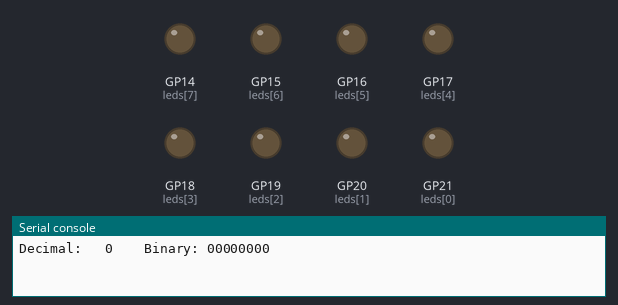
Recording of a program running on a simulated Raspberry Pi Pico running MicroPython. Shown: output pins drawn as LEDs (lit = HIGH), the last lines printed to the serial console.

Above: at 0.05 s.
At 4.98 s:
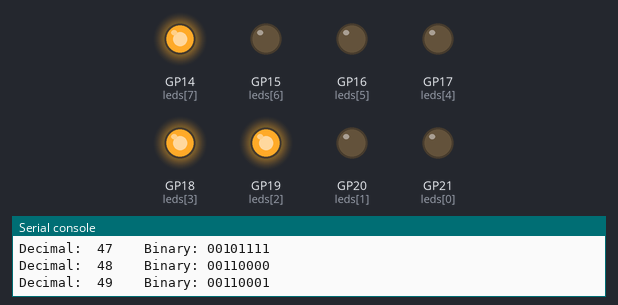
At 10.01 s:
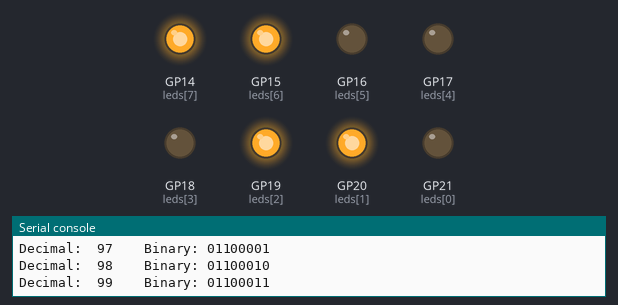
At 17.45 s:
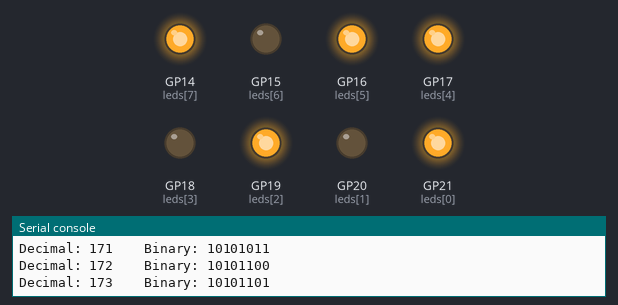
At 24.9 s:
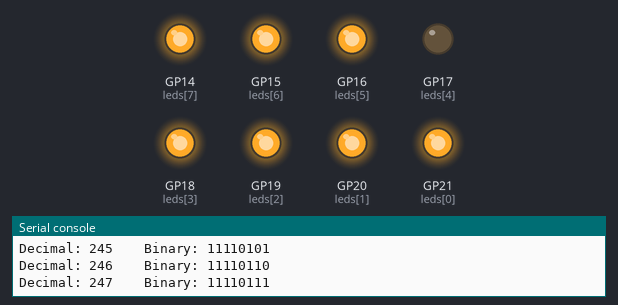
At 39.89 s:
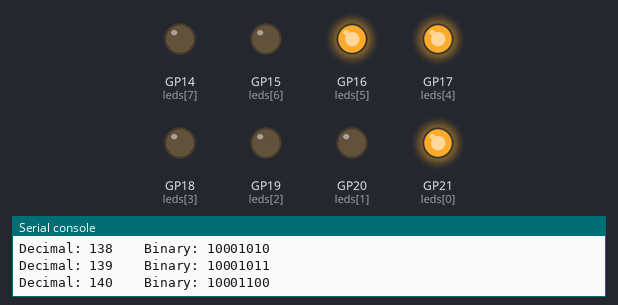
Timing chart, 0 to 40.0 s (numbered marks = the images above):
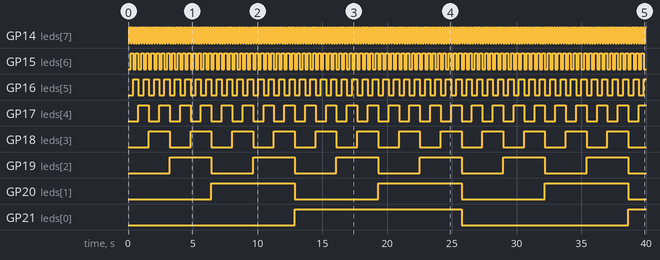

Measured:
- by itself, GP14 (leds[7]): alternates HIGH for 0.10 s and LOW for 0.10 s
- by itself, GP15 (leds[6]): alternates HIGH for 0.20 s and LOW for 0.20 s
- by itself, GP16 (leds[5]): alternates HIGH for 0.40 s and LOW for 0.40 s
- by itself, GP17 (leds[4]): alternates HIGH for 0.80 s and LOW for 0.80 s
- by itself, GP18 (leds[3]): alternates HIGH for 1.6 s and LOW for 1.6 s
- by itself, GP19 (leds[2]): alternates HIGH for 3.2 s and LOW for 3.2 s
- by itself, GP20 (leds[1]): alternates HIGH for 6.4 s and LOW for 6.4 s
- by itself, GP21 (leds[0]): LOW → HIGH at 12.9 s, → LOW 12.9 s later, → HIGH 12.9 s later

The program:

02_Binary_Counter.py
```python
from machine import Pin
from time import sleep

# ----------------------------------------
# 8-bit LED Binary Counter
# Raspberry Pi Pico (MicroPython)
#
# D7 (MSB) -> GP21 (Blue)
# D6       -> GP20 (Blue)
# D5       -> GP19 (Blue)
# D4       -> GP18 (Blue)
# D3       -> GP17 (Red)
# D2       -> GP16 (Red)
# D1       -> GP15 (Red)
# D0 (LSB) -> GP14 (Red)
# ----------------------------------------

# GPIO mapping (D7 to D0)
led_pins = [21, 20, 19, 18, 17, 16, 15, 14]
leds = [Pin(pin, Pin.OUT) for pin in led_pins]


def write_byte(value):
    """Display an 8-bit value on the LEDs."""
    value &= 0xFF

    for i in range(8):
        bit = (value >> (7 - i)) & 1
        leds[i].value(bit)


# Main Loop
while True:
    for number in range(256):
        write_byte(number)
        print(f"Decimal: {number:3d}    Binary: {number:08b}")
        sleep(0.1)
```
